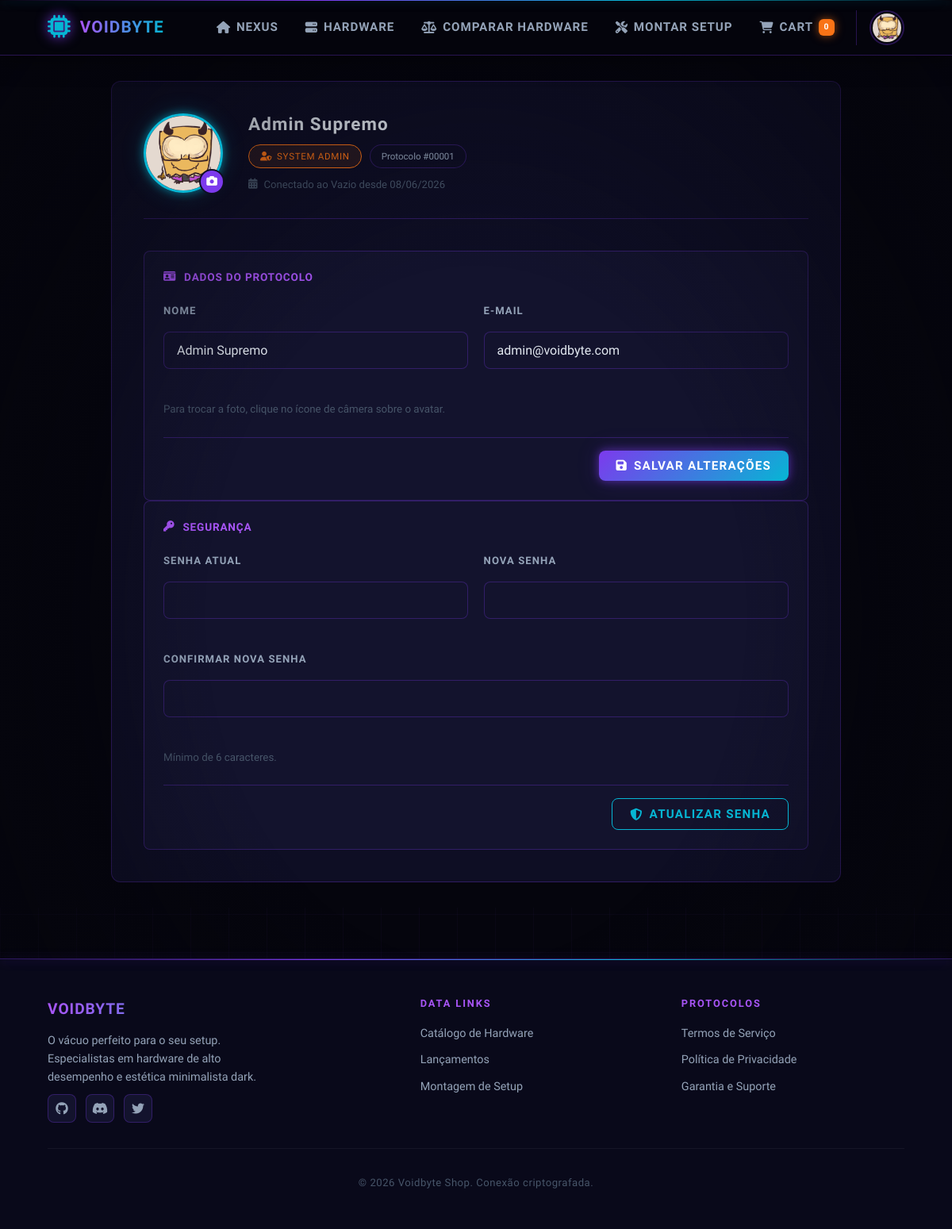
/profile.php (signed in), run on the app's committed database.
### tables this page shows
CREATE TABLE `usuarios` (
  `id` int(11) NOT NULL,
  `nome` varchar(255) NOT NULL,
  `email` varchar(255) NOT NULL,
  `senha` varchar(255) NOT NULL,
  `tipo` enum('admin','cliente') DEFAULT 'cliente',
  `foto` varchar(255) DEFAULT 'https://cdn-icons-png.flaticon.com/512/149/149071.png',
  `data_criacao` timestamp NOT NULL DEFAULT current_timestamp(),
  `reset_token` varchar(255) DEFAULT NULL,
  `reset_expiracao` datetime DEFAULT NULL
);

### profile.php (called while the page is built, shortened)
<?php
require_once __DIR__ . '/controllers/ProfileController.php';
$controller = new ProfileController();
$controller->router();
?>

### config/Database.php (called while the page is built, shortened)
<?php
class Database {
    private static $instance = null;
    private $conn;
    private $host = 'localhost';
    private $user = 'root';
    private $pass = '';
    private $dbname = 'voidbyte_shop';
    private function __construct() {
        $this->conn = new mysqli($this->host, $this->user, $this->pass, $this->dbname);
        $this->conn->set_charset("utf8mb4");
    }
    public static function getInstance() {
        if (self::$instance === null) {
            self::$instance = new Database();
        }
        return self::$instance;
    }
    public function getConnection() {
        return $this->conn;
    }
}
?>

### model/UserModel.php (called while the page is built, shortened)
<?php
require_once __DIR__ . '/../config/Database.php';
class UserModel {
    private $conn;
    public function __construct() {
        $this->conn = Database::getInstance()->getConnection();
    }
    public function findById($id) {
        $stmt = $this->conn->prepare("SELECT * FROM usuarios WHERE id = ?");
        $stmt->bind_param("i", $id);
        $stmt->execute();
        $result = $stmt->get_result();
        return $result->num_rows > 0 ? $result->fetch_assoc() : false;
    }
}
?>

### views/profile.php (the view, shortened to what this page needs)
<?php include __DIR__ . '/layout/header.php'; ?>
<main class="admin-container">
    <div class="admin-content-wrapper">
        <div class="perfil-topo">
            <div class="perfil-avatar-wrapper">
                <img src="<?php echo htmlspecialchars($usuario['foto']); ?>" alt="Avatar" class="perfil-avatar" id="avatar-preview">
                <label for="input-foto-avatar" class="perfil-avatar-editar" title="Trocar foto">
                    <i class="fas fa-camera"></i>
                </label>
            </div>
            <div class="perfil-info-topo">
                <h1><?php echo htmlspecialchars($usuario['nome']); ?></h1>
                <div class="perfil-badges">
                    <span class="badge-tipo-usuario badge-<?php echo $usuario['tipo']; ?>">
                        <i class="fas <?php echo $usuario['tipo'] === 'admin' ? 'fa-user-shield' : 'fa-user'; ?>"></i>
                        <?php echo $usuario['tipo'] === 'admin' ? 'System Admin' : 'System User'; ?>
                    </span>
                    <span class="badge-protocolo">
                        Protocolo #<?php echo str_pad($usuario['id'], 5, '0', STR_PAD_LEFT); ?>
                    </span>
                </div>
                <p class="perfil-membro-desde">
                    <i class="fas fa-calendar-alt"></i>
                    Conectado ao Vazio desde <?php echo date('d/m/Y', strtotime($usuario['data_criacao'])); ?>
                </p>
            </div>
        </div>
        <div class="form-section">
            <h3><i class="fas fa-id-card"></i> Dados do Protocolo</h3>
            <form method="POST" action="profile.php" enctype="multipart/form-data" class="modern-form">
                <div class="form-row">
                    <div class="form-group">
                        <label>Nome</label>
                        <input type="text" name="nome" class="input-modern" value="<?php echo htmlspecialchars($usuario['nome']); ?>" required>
                    </div>
                    <div class="form-group">
                        <label>E-mail</label>
                        <input type="email" name="email" class="input-modern" value="<?php echo htmlspecialchars($usuario['email']); ?>" required>
                    </div>
                </div>
                <small style="color: var(--text-dim); display: block;">
                    Para trocar a foto, clique no ícone de câmera sobre o avatar.
                </small>
                <div class="form-actions right">
                    <button type="submit" class="btn-primary"><i class="fas fa-save"></i> Salvar Alterações</button>
                </div>
            </form>
        </div>
        <div class="form-section">
            <h3><i class="fas fa-key"></i> Segurança</h3>
            <form method="POST" action="profile.php" class="modern-form">
                <div class="form-row">
                    <div class="form-group">
                        <label>Senha atual</label>
                        <input type="password" name="senha_atual" class="input-modern" required>
                    </div>
                    <div class="form-group">
                        <label>Nova senha</label>
                        <input type="password" name="nova_senha" class="input-modern" minlength="6" required>
                    </div>
                </div>
                <div class="form-group">
                    <label>Confirmar nova senha</label>
                    <input type="password" name="confirmar_senha" class="input-modern" minlength="6" required>
                </div>
                <small style="color: var(--text-dim); display: block;">
                    Mínimo de 6 caracteres.
                </small>
                <div class="form-actions right">
                    <button type="submit" class="btn-secondary"><i class="fas fa-shield-alt"></i> Atualizar Senha</button>
                </div>
            </form>
        </div>
    </div>
</main>
<?php include __DIR__ . '/layout/footer.php'; ?>

### data on the page
usuarios: foto (picture), nome "Admin Supremo", id "00001", data_criacao "08/06/2026", email "admin@voidbyte.com"

### other printed values
$totalItensCarrinho "0"
